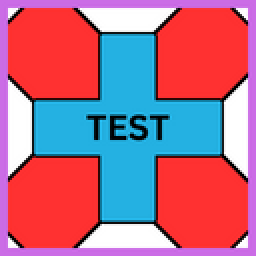
#> input picture scripts/rasterization_algorithm/texture.png, 128 x 128 px (shown 2 times larger)
$ python main.py
#> lines starting #> are read from the running program, lines starting #| are printed output that depends on the picture
### scripts/rasterization_algorithm/transforms.py
import numpy as np

from dtypes import *

def rotate(vec):
    s = np.sin(vec[0])
    c = np.cos(vec[0])

    row_matrix = np.asarray([
        [ 1,  0,  0,  0],
        [ 0,  c, -s,  0],
        [ 0,  s,  c,  0],
        [ 0,  0,  0,  1]
    ], dtype=real_dt)

    s = np.sin(vec[1])
    c = np.cos(vec[1])

    pitch_matrix = np.asarray([
        [ c,  0,  s,  0],
        [ 0,  1,  0,  0],
        [-s,  0,  c,  0],
        [ 0,  0,  0,  1]
    ], dtype=real_dt)

    s = np.sin(vec[2])
    c = np.cos(vec[2])

    yaw_matrix = np.asarray([
        [ c, -s,  0,  0],
        [ s,  c,  0,  0],
        [ 0,  0,  1,  0],
        [ 0,  0,  0,  1]
    ], dtype=real_dt)

    return yaw_matrix @ pitch_matrix @ row_matrix

def scale(vec):
    x, y, z = vec

    return np.asarray([
        [x, 0, 0, 0],
        [0, y, 0, 0],
        [0, 0, z, 0],
        [0, 0, 0, 1]
    ], dtype=real_dt)

def translate(vec):
    x, y, z = vec

    return np.asarray([
        [1, 0, 0, x],
        [0, 1, 0, y],
        [0, 0, 1, z],
        [0, 0, 0, 1]
    ], dtype=real_dt)

def perspective(near):

    n = near

    return np.asarray([
        [ n,  0,  0,  0],
        [ 0,  n,  0,  0],
        [ 0,  0,  1,  0],
        [ 0,  0, -1,  0]
    ])

### scripts/rasterization_algorithm/main.py
import matplotlib.pyplot as plt
import numpy as np
import numpy.linalg as npla

from dtypes import *
from transforms import *

def world_to_screen(pos, camera):
    # copy position
    pos = np.copy(pos)

    # vec3 -> vec4
    pos = np.hstack((pos, np.ones((3, 1))))

    # camera transformation matrix
    m = perspective(camera['near'])
    m = m @ translate(-camera['pos'])
    m = m @ rotate(camera['rot'])

    # apply transformation
    pos = np.asarray([m @ p for p in pos])

    # finish perspective (frustum)
    w = np.copy(pos[:,3])
    pos /= -w[:,None]
    pos[:,2] = -w

    return pos

def edge(a, b, c):
    return (c[0] - a[0]) * (b[1] - a[1]) - (c[1] - a[1]) * (b[0] - a[0])

def render_triangle(triangle, texture, camera, raster, zbuf):
    v = np.copy(triangle['vertices'])
    t = np.copy(triangle['texture'])
    th, tw, _ = texture.shape

    v = world_to_screen(v, camera)

    # remove w
    v = np.delete(v, 3, 1)

    # to raster space
    h, w, _ = raster.shape
    v[:,0] = (v[:,0] + 1) * (w/2)
    v[:,1] = (h/2) - v[:,1]*(w/2)

    # compute the inverse of the z coordinate
    v[:,2] = 1 / v[:,2]

    # divide texture coordinate by z
    t[:,0] *= v[:,2]
    t[:,1] *= v[:,2]

    xmin = min(v[:, 0])
    ymin = min(v[:, 1])
    xmax = max(v[:, 0])
    ymax = max(v[:, 1])

    # the triangle is out of screen
    if xmin > w - 1 or xmax < 0 or ymin > h - 1 or ymax < 0:
        return

    area = edge(v[0], v[1], v[2])

    for j in range(int(ymin), int(ymax+1)):
        for i in range(int(xmin), int(xmax+1)):
            pixel = np.asarray([i + 0.5, j + 0.5], dtype=real_dt)

            w0 = edge(v[1], v[2], pixel)
            w1 = edge(v[2], v[0], pixel)
            w2 = edge(v[0], v[1], pixel)

            # culling
            if (w0 < 0 or w1 < 0 or w2 < 0):
                continue

            w0 /= area
            w1 /= area
            w2 /= area

            # the z coordinates has already been inverted
            z = 1 / ( v[0][2]*w0 + v[1][2]*w1 + v[2][2]*w2 )

            if z < zbuf[j][i] or True:
                zbuf[j][i] = z

                # interpolate point baricentric coordinates
                uvt = t[0]*w0 + t[1]*w1 + t[2]*w2
                uvt = uvt * z * [tw, th]
                uvt = uvt.astype(int)

                if uvt[1] >= 0 and uvt[1] < th and uvt[0] >= 0 and uvt[0] < tw:
                    raster[j][i] = texture[uvt[1]][uvt[0]]*255

def cube(pos, rot, scl):
    verts = [
        [-1,+1,-1], [+1,+1,-1], [-1,-1,-1], [+1,-1,-1],
        [-1,-1,+1], [+1,-1,+1], [-1,+1,+1], [+1,+1,+1]
    ]

    indexes = [
        [0, 2, 1], [2, 4, 3], [4, 6, 5], [6, 0, 7], [0, 6, 2], [3, 5, 1],
        [1, 2, 3], [3, 4, 5], [5, 6, 7], [7, 0, 1], [2, 6, 4], [1, 5, 7]
    ]

    textures = [[[0, 0], [0, 1], [1, 0]]]*6 + [[[1, 0], [0, 1], [1, 1]]]*6

    triangles = np.zeros(12, dtype=triangle_dt)

    m = translate(pos) @ rotate(rot) @ scale(scl)

    for p, i, t in zip(triangles, indexes, textures):
        d4 = np.asarray([(*verts[j], 1) for j in i])
        d4 = np.asarray([m @ p for p in d4])
        p['vertices'] = d4[:,:3] / d4[:,3]
        p['texture'] = t

    return triangles

if __name__ == '__main__':
    w = 320
    h = 240

    camera = np.zeros(1, dtype=camera_dt)[0]
    camera['near'] = 1
    camera['pos'] = [0, 0, 0]
    camera['rot'] = [0, 0, 0]

    triangles = cube(
        [0, 0, 5],
        [-np.pi/8, np.pi/8, np.pi],
        [1, 1, 1]
    )

    texture = plt.imread('texture.png')
#> texture is the input picture: shape (128, 128, 3) float32; mean R, G, B 0.697, 0.429, 0.536

    raster = np.zeros((h, w, 3), dtype=color_dt)
    zbuf = np.ones((h, w), dtype=real_dt) * np.inf

    for triangle in triangles:
        render_triangle(triangle, texture, camera, raster, zbuf)

    plt.imsave('out.png', raster)
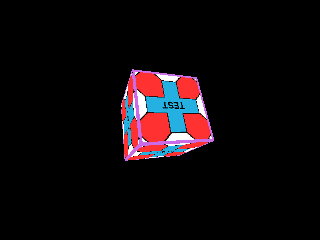
#> saved as out.png: shape (240, 320, 3); mean R, G, B 15.7, 9.6, 12
